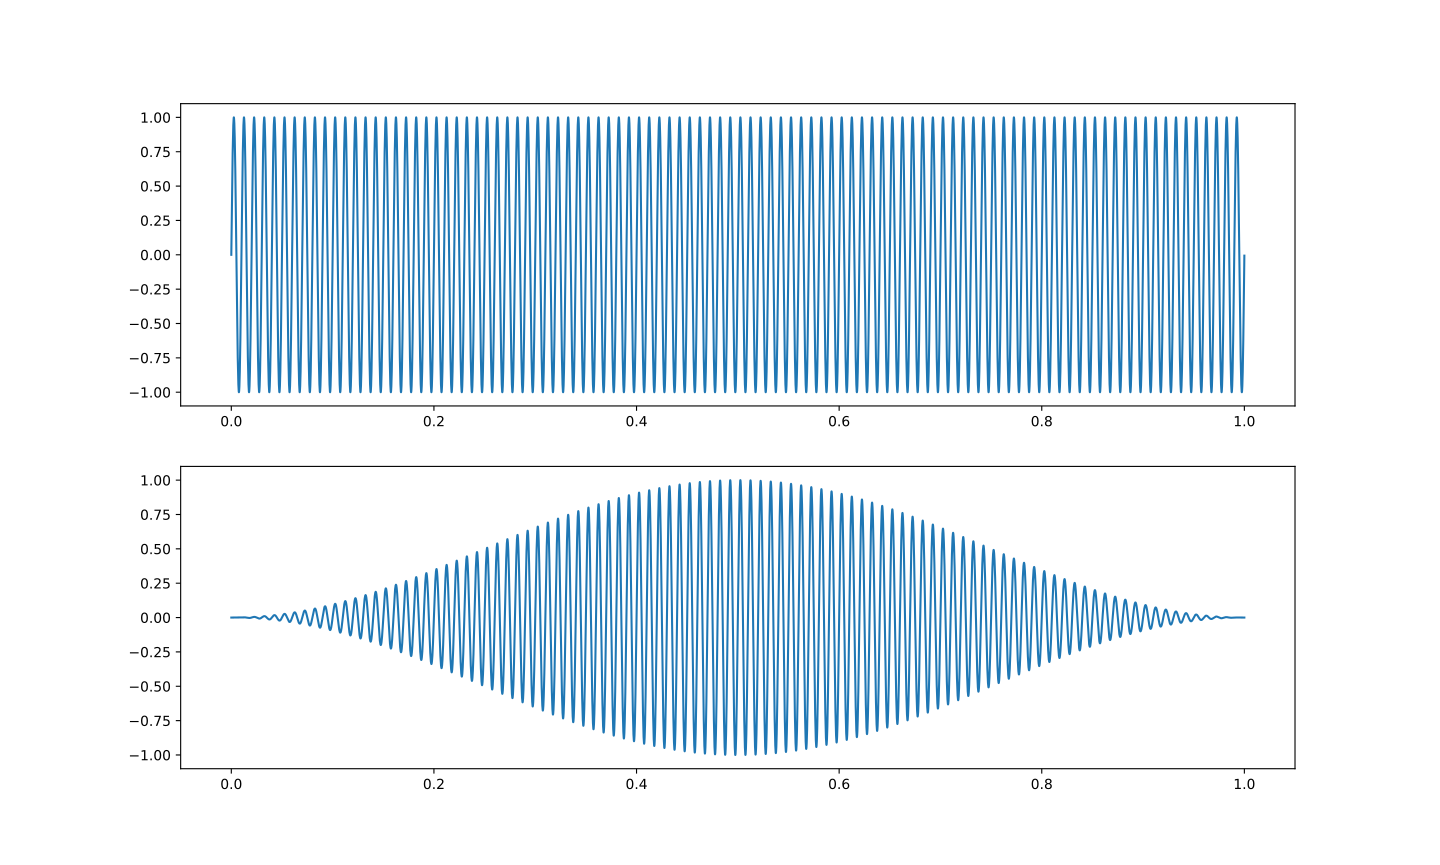

Recreate this plot in Python.
import numpy as np
import matplotlib.pyplot as plt
from ..common import Signal
from ..common import SignalType

sine_signal = Signal("Sine Signal", 1, 100, 0, SignalType.SINE, 1)

def create_rectangular_window(N):
    return np.ones(N)

def create_hanning_window(N):
    n = np.arange(N)
    return 0.5 * (1 - np.cos(2 * np.pi * n / N))

rect_window = create_rectangular_window(len(sine_signal.get_function()))
hanning_window = create_hanning_window(len(sine_signal.get_function()))

y1 = sine_signal.get_function() * rect_window
y2 = sine_signal.get_function() * hanning_window

fig, axes = plt.subplots(2, 1, figsize=(12, 10))

axes[0].plot(np.arange(0, 1, 0.00001), y1)
axes[1].plot(np.arange(0, 1, 0.00001), y2)

plt.show()
